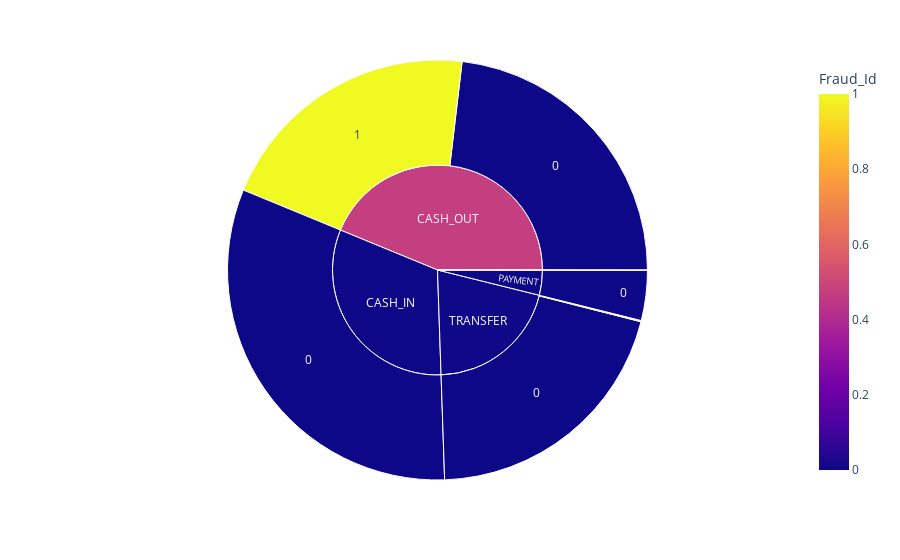

The cell this chart's notebook holds for it:
### Code cell
fig = px.sunburst(data.loc[:,:], path=[ 'type','Fraud_Id'], values='amount', color='Fraud_Id')
fig.show()

### Figure 1 — Plotly figure (JSON) as saved in the notebook; plotly's stock layout.template omitted (floating-point values rounded to 4 significant figures)
{"data": [{"branchvalues": "total", "customdata": [[0], [0], [0], [0], [0], [1], [1], [0], [0.4718], [0], [0], [0.004549]], "domain": {"x": [0, 1], "y": [0, 1]}, "hovertemplate": "labels=%{label}<br>amount=%{value}<br>parent=%{parent}<br>id=%{id}<br>Fraud_Id=%{color}<extra></extra>", "ids": ["CASH_IN/0", "CASH_OUT/0", "DEBIT/0", "PAYMENT/0", "TRANSFER/0", "CASH_OUT/1", "TRANSFER/1", "CASH_IN", "CASH_OUT", "DEBIT", "PAYMENT", "TRANSFER"], "labels": ["0", "0", "0", "0", "0", "1", "1", "CASH_IN", "CASH_OUT", "DEBIT", "PAYMENT", "TRANSFER"], "marker": {"coloraxis": "coloraxis", "colors": [0, 0, 0, 0, 0, 1, 1, 0, 0.4718, 0, 0, 0.004549]}, "name": "", "parents": ["CASH_IN", "CASH_OUT", "DEBIT", "PAYMENT", "TRANSFER", "CASH_OUT", "TRANSFER", "", "", "", "", ""], "type": "sunburst", "values": [232300000000.0, 169200000000.0, 227100000.0, 28090000000.0, 149900000000.0, 151100000000.0, 685000000.0, 232300000000.0, 320300000000.0, 227100000.0, 28090000000.0, 150600000000.0]}], "layout": {"coloraxis": {"colorbar": {"title": {"text": "Fraud_Id"}}, "colorscale": [[0, "#0d0887"], [0.1111, "#46039f"], [0.2222, "#7201a8"], [0.3333, "#9c179e"], [0.4444, "#bd3786"], [0.5556, "#d8576b"], [0.6667, "#ed7953"], [0.7778, "#fb9f3a"], [0.8889, "#fdca26"], [1, "#f0f921"]]}, "legend": {"tracegroupgap": 0}, "margin": {"t": 60}}}
